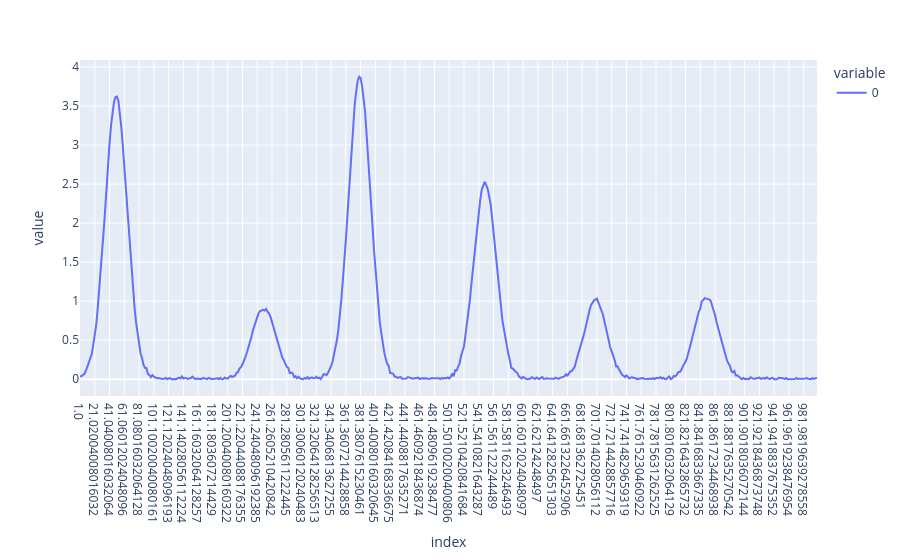

Write notebook code for a chart like this one.
### Code cell
# PLS-DA with optimized latent variables
from modeling import pls_optimized

plsda_results = pls_optimized(
    Xcalclass_prep, 
    ycalclass,
    LVmax=1,
    Xpred=Xpredclass_prep,
    ypred=ypredclass,
    aim='classification',
    cv=10
)

# Convenience references used later
pls_model = plsda_results[3]               # fitted PLS model
vip_scores_mat = plsda_results[4]          # VIP scores matrix (features × LV)
y_pred_cont = plsda_results[5].iloc[:, -1] # continuous predictions for Xcalclass (used for MI/Cov)

# plotando o vip scores rapidamente
vip_scores_mat.T.plot()

### Figure 1 — Plotly figure (JSON) as saved in the notebook; plotly's stock layout.template omitted (floating-point values rounded to 4 significant figures; data arrays with more than 128 entries replaced by an {"elided": "..."} marker saying what was removed)
{"data": [{"hovertemplate": "variable=0<br>index=%{x}<br>value=%{y}<extra></extra>", "legendgroup": "0", "line": {"color": "#636efa", "dash": "solid"}, "marker": {"symbol": "circle"}, "mode": "lines", "name": "0", "orientation": "v", "showlegend": true, "type": "scatter", "x": {"elided": "500 str values"}, "xaxis": "x", "y": {"elided": "500 float values"}, "yaxis": "y"}], "layout": {"legend": {"title": {"text": "variable"}, "tracegroupgap": 0}, "margin": {"t": 60}, "xaxis": {"anchor": "y", "domain": [0, 1], "title": {"text": "index"}}, "yaxis": {"anchor": "x", "domain": [0, 1], "title": {"text": "value"}}}}
